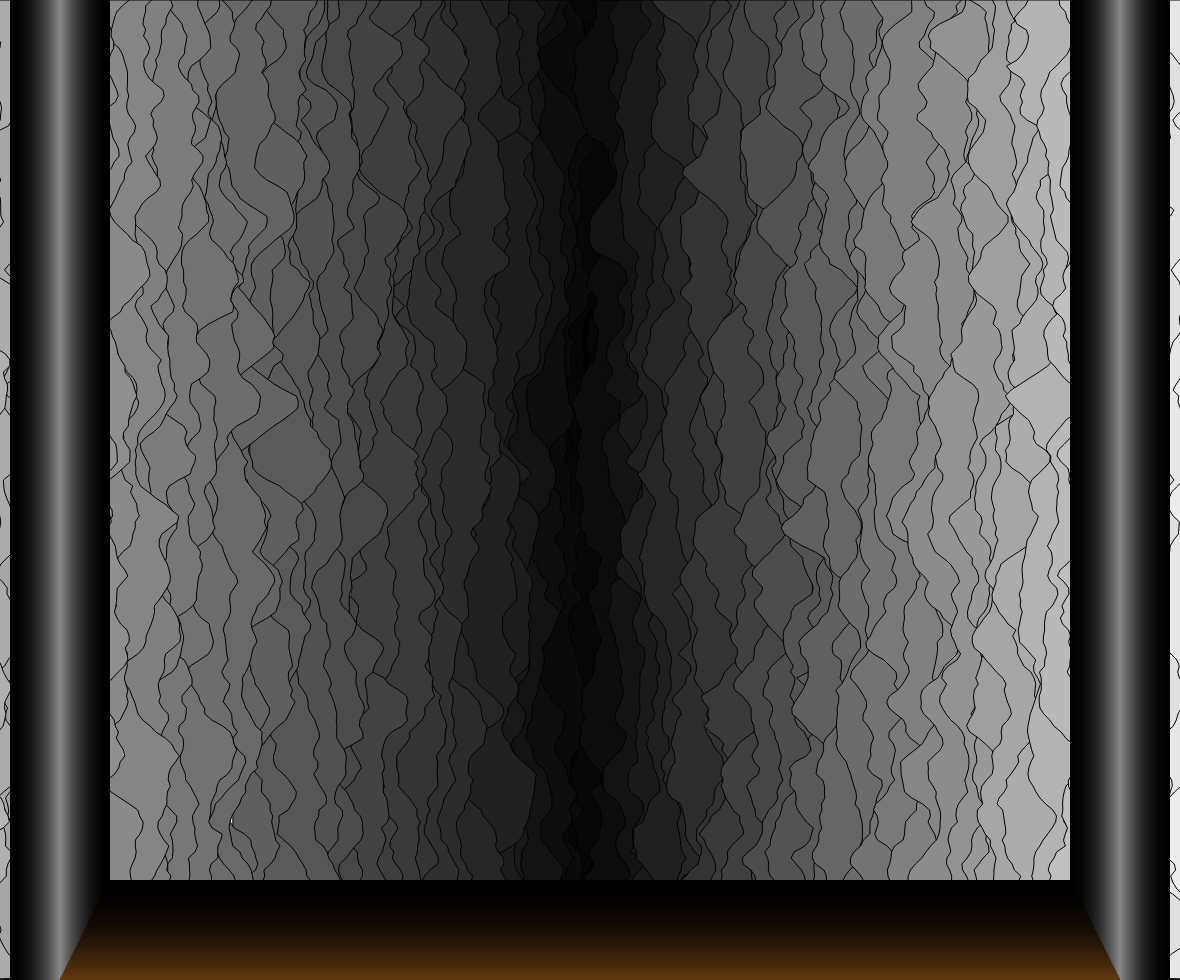
Frame 1 (no input)
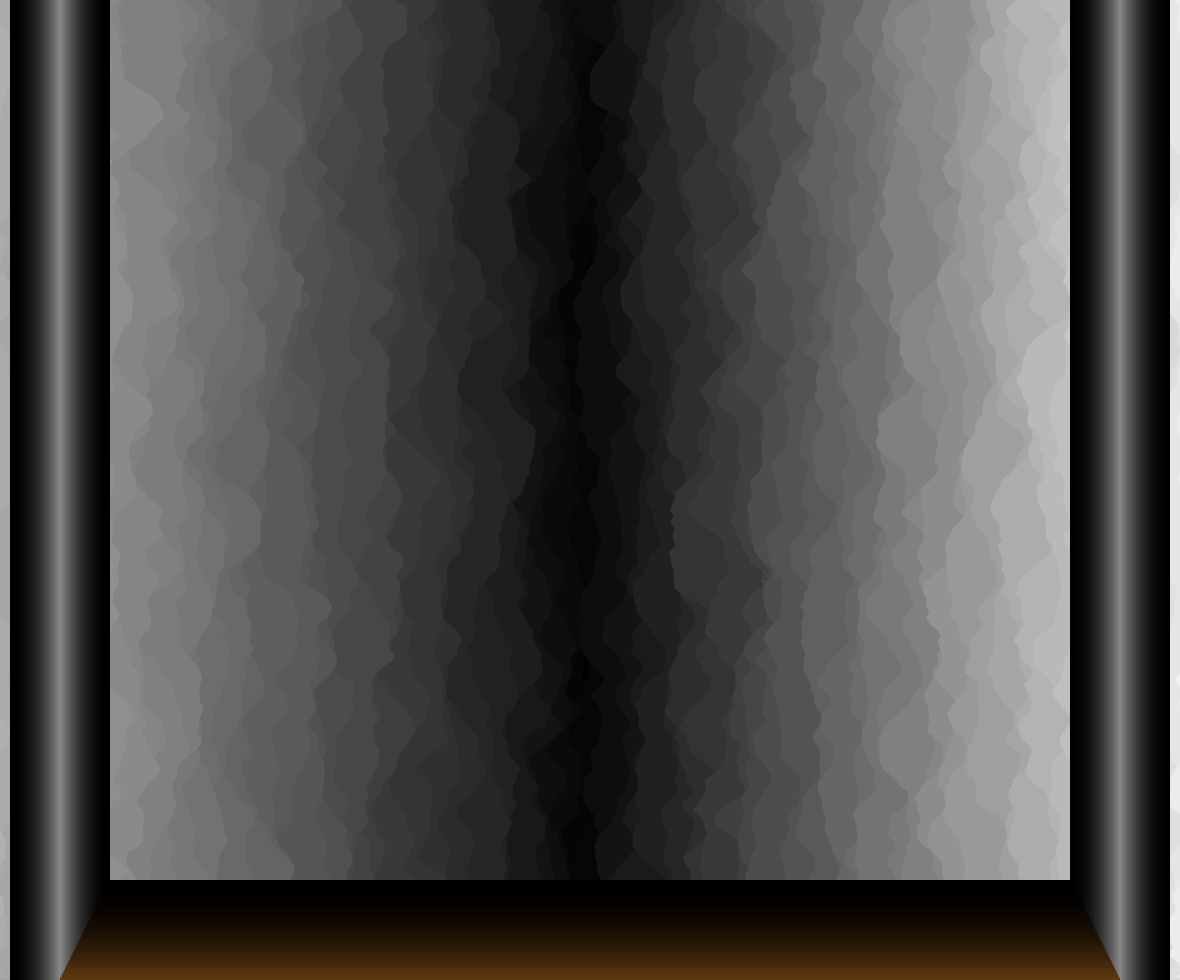
Frame 60 (no input)
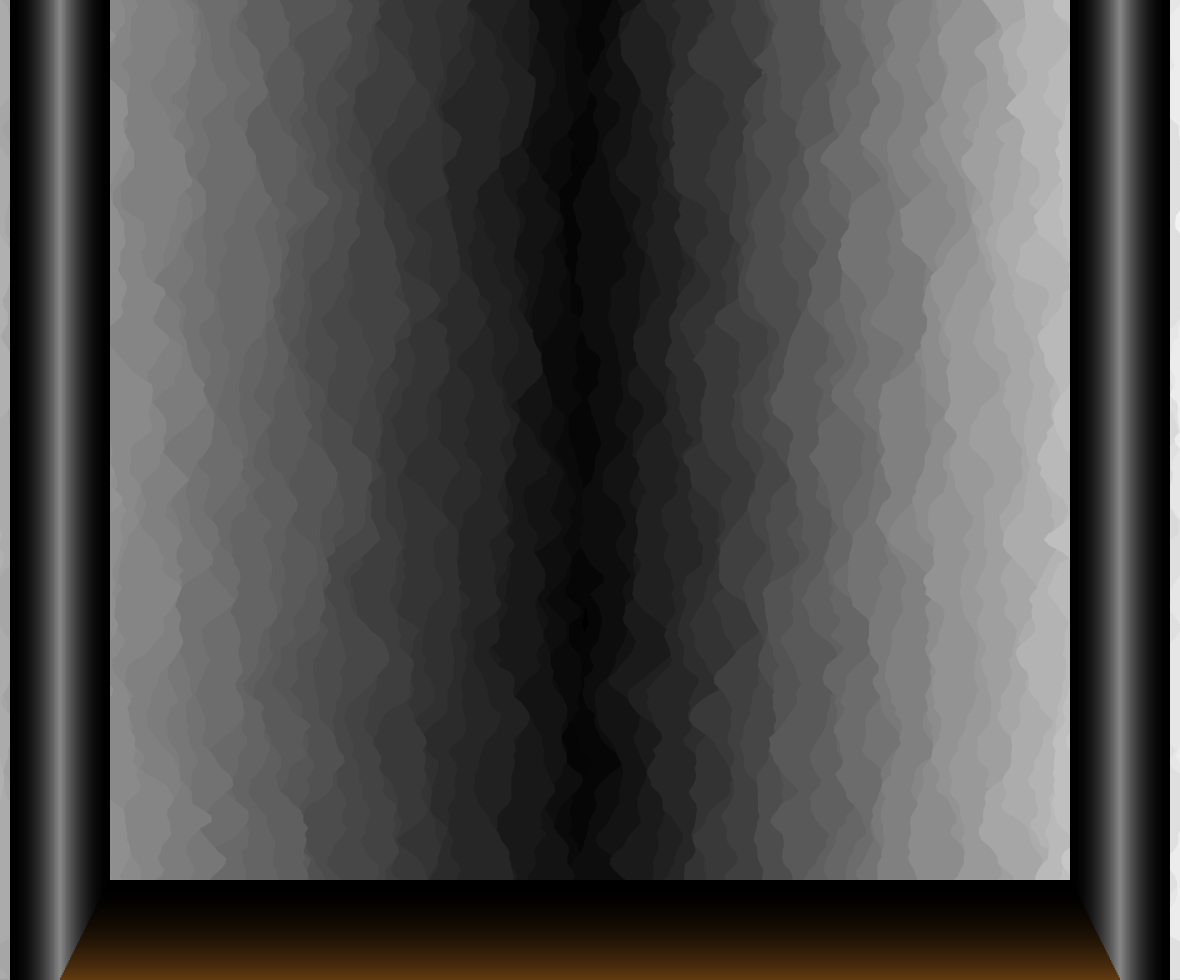
Frame 120 (the mouse pressed at the canvas centre since frame 60)

The p5.js sketch that drew these frames (run headless with seeded random() and noise() and a simulated clock; from frame 60 on, the mouse is pressed at the canvas centre):

// p5.js sketch
// ── sketch.js
/// <reference path="./node_modules/@types/p5/global.d.ts" />

const FRAMERATE = 60;
const CART_VELOCITY = 100;
const RAIL_DENSITY = 40;
const RAIL_OFFSET = 10;
const RAIL_WIDTH = 100;

class RockWall {
    constructor(x,min,width,distCoeff,shade) {
        this.x = x;
        this.width = width;
        this.distCoeff = distCoeff;
        this.y = 0;
        this.shade = shade;
        this.min = min;

    }

    render() {
        this.y += CART_VELOCITY * this.distCoeff / FRAMERATE;
        fill(this.shade);
        beginShape();
        vertex(this.x,0);
        for(var y = 0; y < height; y+=6) {
            vertex(this.x + noise(this.x,(y + this.y) / 60) * (this.width - this.min) + this.min,y)
        }
        vertex(this.x,height);
        endShape(CLOSE);
    }
}


var embers = {
    background: [],
    foreground: []
}

const rocks = [];

function setup() {
    createCanvas(windowWidth - 20, windowHeight - 20);
    frameRate(FRAMERATE);
    const min = 0;
    const max = 100;
    const count = 40;
    for(var i = 0; i < count; i++) {
        rocks.push(
            new RockWall(
                width / 2 - 20 - (width / 70) * i ,
                min,
                max,
                i / 2,
                (i / count)* 190
            )
        );
        rocks.push(
            new RockWall(
                width / 2 + 20 + (width / 70) * i ,
                -min,
                -max,
                i / 2,
                (i / count)* 255
            )
        )
    }
}

function draw() {
    rocks.forEach(wall => wall.render());
    randomSeed(frameCount);
    renderForeground();
}

function renderForeground() {
    noStroke();
    rectMode(CENTER);
    for (var i = RAIL_DENSITY; i >= 0; i--) {
        fill((1 - i / RAIL_DENSITY) * (1 - i / RAIL_DENSITY) * 140);
        rect(RAIL_OFFSET + RAIL_WIDTH / 2, height / 2, (i / RAIL_DENSITY) * RAIL_WIDTH, height);
        rect(width - (RAIL_OFFSET + RAIL_WIDTH / 2), height / 2, (i / RAIL_DENSITY) * RAIL_WIDTH, height);


        fill((1 - i / RAIL_DENSITY) * (1 - i / RAIL_DENSITY) * 100, (1 - i / RAIL_DENSITY) * (1 - i / RAIL_DENSITY) * 60, (1 - i / RAIL_DENSITY) * (1 - i / RAIL_DENSITY) * 17);
        rect(width / 2, height, width - RAIL_WIDTH - RAIL_OFFSET * 2, 200 * (i / RAIL_DENSITY));
    }


}
